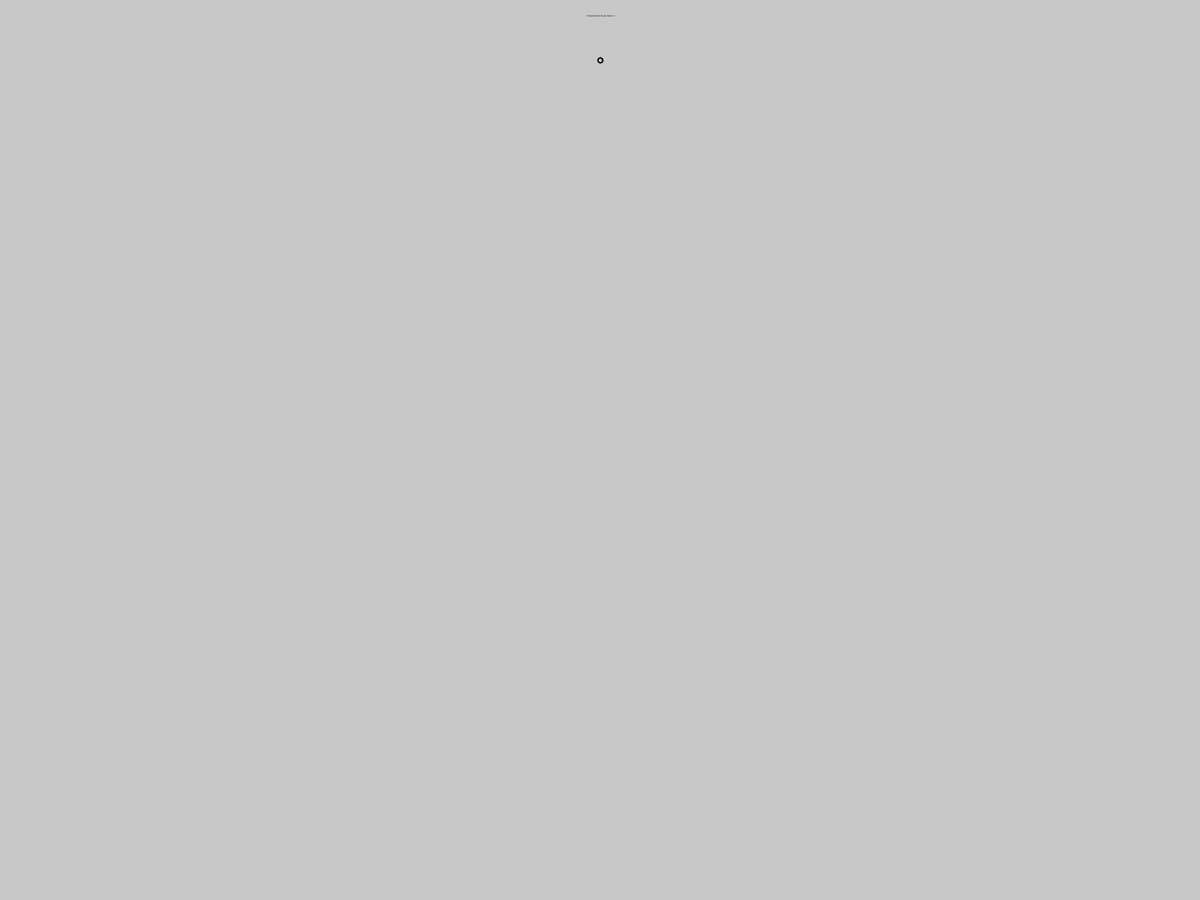
Frame 1 (no input)
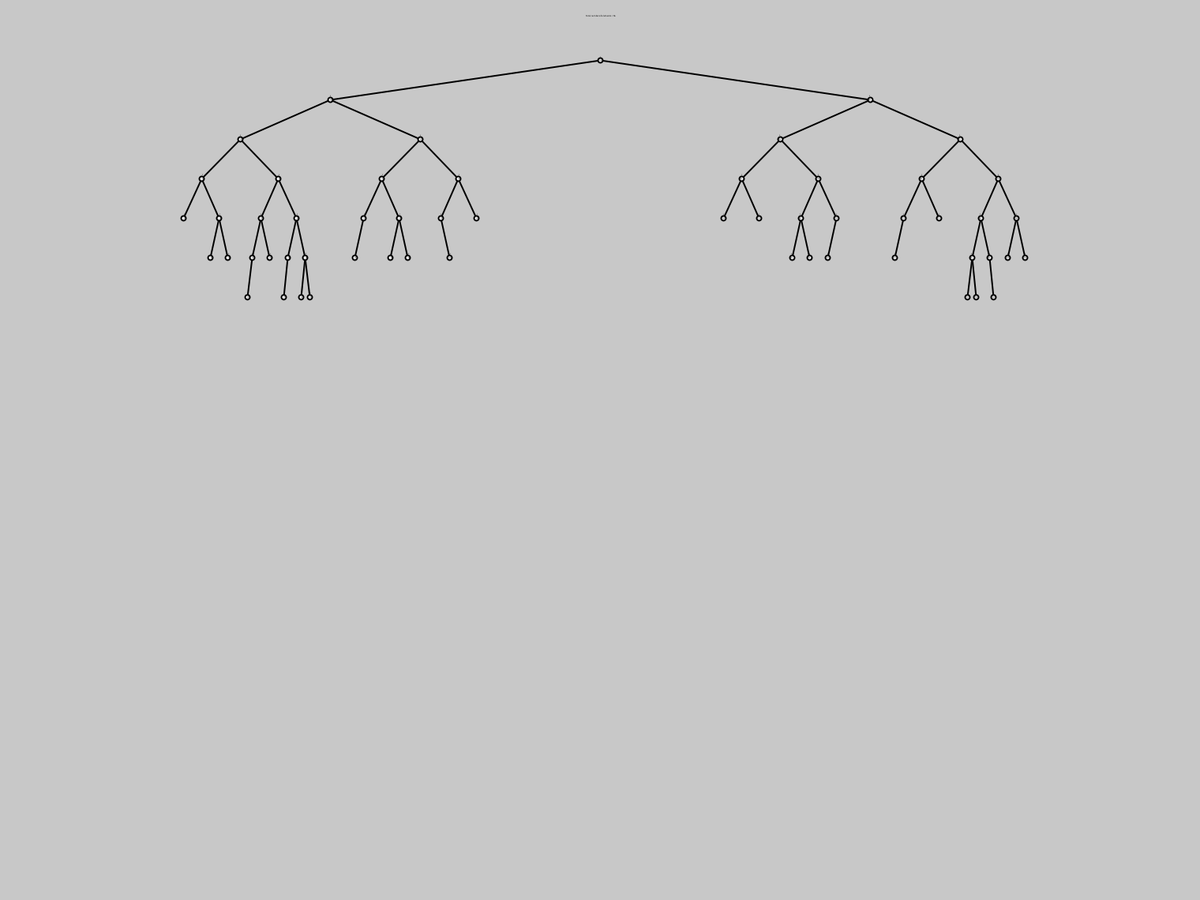
Frame 60 (the mouse pressed at the canvas centre just before this capture)
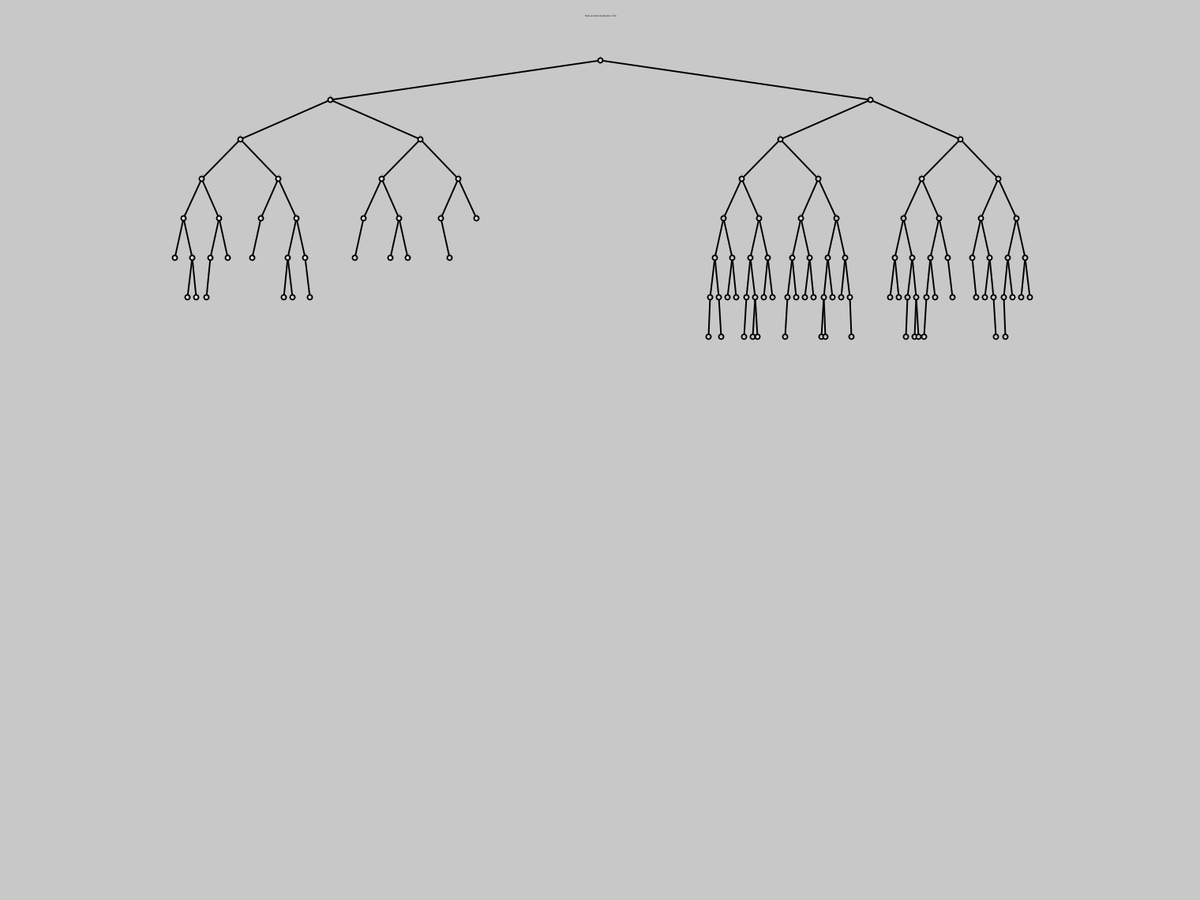
Frame 120 (the mouse held since frame 60 and released just before this capture)

The Processing sketch that drew these frames (run headless with seeded random() and noise(); from frame 60 on, the mouse is pressed at the canvas centre):

// Processing sketch: BST
// ── BST.pde

Node root;
float len;
float rad;
AVL tr;
boolean f = true;

void setup(){
  
  surface.setResizable(true);
  surface.setSize(int(displayWidth*0.95), int(displayHeight*0.95));
  surface.setLocation(0, 0);
  
  len = width*0.9/2;
  rad = width/400;
  
  tr = new AVL<Integer>();
  
  frameRate(60);
  
  draw();

}

void draw(){
  //for (int i = 0; i < 10; i++){
  background(200);
  translate(width/2, height/15);
  
  textAlign(CENTER, CENTER);
  
  textSize(rad);
  fill(0);
  text("Total number of elements = " + tr.total, 0, -height/20);
  
  strokeWeight(2);
  
  if (getH(tr.root) >= 20) return;
  
  drawNodes();
  
  if (f) initial();
  //}
}

void initial(){
  f = true;
  tr.insert(int(random(1, tr.total*10+100)));
  updateHeight(tr.root, 1);
}

void insert(int data){
  if (root == null) {
    root = new Node(data);
    return;
  }
  Node trav = root;
  while (true){
    if (data == trav.data) return;
    if (data > trav.data){
      if (trav.right == null){
        trav.right = new Node(data);
        trav.right.parent = trav;
        trav = trav.right;
        break;
      }else{
        trav = trav.right;
      }
    }else{
      if (trav.left == null){
        trav.left = new Node(data);
        trav.left.parent = trav;
        trav = trav.left;
        break;
      }else{
        trav = trav.left;
      }
    }
  }
  //updateHeight(root, 1);
}

void updateHeight(TreeNode node, int h){
  if (node == null) return;
  node.hh = h;
  updateHeight(node.left, h+1);
  updateHeight(node.right, h+1);
}

int getH(TreeNode node){
  if (node == null) return 0;
  else return node.h;
}

void check(TreeNode node){
  if (node == null) return;
  int h1 = getH(node.left);
  int h2 = getH(node.right);
  if (abs(h1 - h2) > 1) System.out.println(node.data);
  check(node.left);
  check(node.right);
}

void drawNodes(){
  //check(tr.root);
  drawLines(tr.root, 0, 0, 0, 0);
  drawNodes(tr.root, 0, 0, 0, 0);
}

void drawLines(TreeNode node, float x1, float y1, float x2, float y2){
  if (node == null) return;
  line(x1, y1, x2, y2);
  float pos = len/(pow(2, node.hh)-1)/2;
  drawLines(node.left, x1 - pos, y1 + 50, x1, y1);
  drawLines(node.right, x1 + pos, y1 + 50, x1, y1);
}

void drawNodes(TreeNode node, float x1, float y1, float x2, float y2){
  if (node == null) return;
  textSize(3*rad/4);
  node.show(x1, y1, rad);
  float pos = len/(pow(2, node.hh)-1)/2;
  drawNodes(node.left, x1 - pos, y1 + 50, x1, y1);
  drawNodes(node.right, x1 + pos, y1 + 50, x1, y1);
}

void mouseClicked(){
  f = true;
}

// ── AVL.pde


public class AVL<T extends Comparable<T>> extends BT<T> {

  @Override
  public TreeNode<T> insert(T data) {
    return this.reArrange(super.insert(data));
  }
  
  private TreeNode<T> reArrange(TreeNode<T> node){
    TreeNode<T> res = node;
    node = this.heightCheck(node);
    if (node == null) return res;
    TreeNode<T> z = node;
    TreeNode<T> y = this.getH(node.left) > this.getH(node.right) ? node.left : node.right;
    TreeNode<T> x = this.getH(y.left) > this.getH(y.right) ? y.left : y.right;
    TreeNode<T> pr = z.parent;
    if (z.left == y && y.left == x) {
      this.rotate(y, z, pr);
    }else if (z.right == y && y.right == x){
      this.rotate(z, y, pr);
    }else if (z.right == y && y.left == x) {
      this.rotate(x, y, z);
      this.rotate(z, x, pr);
    }else if (z.left == y && y.right == x) {
      this.rotate(y, x, z);
      this.rotate(x, z, pr);
    }
    this.heightCheck(res);
    return res;
  }
  
  private int getH(TreeNode<T> node) {
    return node == null ? 0 : node.h;
  }

  @Override
  public boolean delete(T data) {
    TreeNode<T> node = super.deleteN(data);
    if (node == null) return false;
    node = this.heightCheck(node);
    while (node != null) {
      TreeNode<T> z = node;
      TreeNode<T> y = this.getH(node.left) > this.getH(node.right) ? node.left : node.right;
      TreeNode<T> x = this.getH(y.left) > this.getH(y.right) ? y.left : y.right;
      TreeNode<T> pr = z.parent;
      if (z.left == y && y.left == x) {
        this.rotate(y, z, pr);
      }else if (z.right == y && y.right == x){
        this.rotate(z, y, pr);
      }else if (z.right == y && y.left == x) {
        this.rotate(x, y, z);
        this.rotate(z, x, pr);
      }else if (z.left == y && y.right == x) {
        this.rotate(y, x, z);
        this.rotate(x, z, pr);
      }
      node = this.heightCheck(pr);
    }
    return true;
  }
  
  private TreeNode<T> rotate(TreeNode<T> left, TreeNode<T> right, TreeNode<T> parent){
    if (left.parent == right) {
      right.setLeft(left.right);
      left.setRight(right);
      right.resetH();
      left.resetH();
      this.setChild(parent, right, left);
      return left;
    }else if(right.parent == left) {
      left.setRight(right.left);
      right.setLeft(left);
      right.resetH();
      left.resetH();
      this.setChild(parent, left, right);
      return right;
    }else {
      return null;
    }
  }

  private void setChild(TreeNode<T> parent, TreeNode<T> old, TreeNode<T> cur) {
    if (parent == null) {
      this.root = cur;
      cur.parent = null;
      return;
    }
    if (parent.left == old) parent.setLeft(cur);
    else parent.setRight(cur);
    parent.resetH();
  }

  private TreeNode<T> heightCheck(TreeNode<T> node){
    while (node != null) {
      int h1 = getH(node.left);
      int h2 = getH(node.right);
      if (Math.abs(h1 - h2) > 1) {
        break;
      }else {
        node.resetH();
      }
      node = node.parent;
    }
    return node;
  }
  
  @Override
  public boolean search(T data) {
    return super.search(data);
  }
  
}

// ── BT.pde


public class BT<T extends Comparable<T>> {
  
  protected TreeNode<T> root;
  
  protected int total = 0;
  
  public TreeNode<T> insert(T data) {
    if (this.root == null) {
      this.root = new TreeNode<T>(data);
      this.total++;
      return this.root;
    }else {
      TreeNode<T> trav = this.root;
      TreeNode<T> node = new TreeNode<T>(data);
      while (true) {
        if (trav.compareTo(node) == 0) return trav;
        else if (trav.compareTo(node) > 0) {
          if (trav.left == null) {
            this.total++;
            return trav.setLeft(node);
          }
          else trav = trav.left;
        }else {
          if (trav.right == null) {
            this.total++;
            return trav.setRight(node);
          }
          else trav = trav.right;
        }
      }
    }
  }
  
  public boolean delete(T data) {
    TreeNode<T> node = this.get(data);
    if (node == null) return false;
    if (node.left != null && node.right != null) {
      TreeNode<T> trav = node.left;
      while (trav.right != null) trav = trav.right;
      node.data = trav.data;
      this.delete(trav);
    }else {
      this.delete(node);
    }
    return true;
  }
  
  protected TreeNode<T> deleteN(T data){
    TreeNode<T> node = this.get(data);
    if (node == null) return null;
    if (node.left != null && node.right != null) {
      TreeNode<T> trav = node.left;
      while (trav.right != null) trav = trav.right;
      node.data = trav.data;
      return this.delete(trav);
    }else {
      return this.delete(node);
    }
  }
  
  protected TreeNode<T> delete(TreeNode<T> node) {
    if (node.parent == null) {
      if (node.left == null && node.right == null) {
        this.root = null;
      }else {
        if (node.left != null) {
          this.root = node.left;
        }else {
          this.root = node.right;
        }
      }
      return this.root;
    }
    if (node.left == null && node.right == null) {
      if (node.parent.left == node) {
        node.parent.left = null;
      }else {
        node.parent.right = null;
      }
      return node.parent;
    }else {
      if (node.left != null) {
        if (node.parent.left == node) {
          node.parent.left = node.left;
          node.left.parent = node.parent;
        }else {
          node.parent.right = node.left;
          node.left.parent = node.parent;
        }
        return node.left;
      }else {
        if (node.parent.left == node) {
          node.parent.left = node.right;
          node.right.parent = node.parent;
        }else {
          node.parent.right = node.right;
          node.right.parent = node.parent;
        }
        return node.right;
      }
    }
  }
  
  protected TreeNode<T> get(T data){
    TreeNode<T> trav = this.root;
    while (trav != null) {
      if (trav.data.compareTo(data) == 0) return trav;
      else if (trav.data.compareTo(data) > 0) trav = trav.left;
      else trav = trav.right;
    }
    return trav;
  }
  
  public boolean search(T data) {
    return this.get(data) == null ? false : true;
  }
  
  protected void pre(TreeNode<? extends Comparable<?>> root) {
    if (root == null) return;
    System.out.print(root.data+" ");
    pre(root.left);
    pre(root.right);
  }
  
}

// ── Node.pde
class Node {
  
  int data;
  Node parent, left, right;
  int h;
  
  public Node(int data){
    this.data = data;
    this.h = 1;
  }
  
  void show(float x, float y, float r){
    stroke(0);
    fill(255);
    circle(x, y, 2*r);
    fill(0);
    textAlign(CENTER, CENTER);
    text(this.data, x, y);
  }
  
}

// ── TreeNode.pde


public class TreeNode<T extends Comparable<T>> implements Comparable<TreeNode<T>>{

  protected T data;
  
  protected TreeNode<T> left, right, parent;
  
  protected int h;
  
  protected int hh;
  
  public TreeNode(T data) {
    this.data = data;
    this.h = 1;
    this.hh = 1;
  }
  
  @Override
  public int compareTo(TreeNode<T> o) {
    return this.data.compareTo(o.data);
  }
  
  public TreeNode<T> setLeft(TreeNode<T> node){
    if (node == null) {
      this.left = null;
      return null;
    }
    this.left = node;
    node.parent = this;
    return this.left;
  }
  
  public TreeNode<T> setRight(TreeNode<T> node){
    if (node == null) {
      this.right = null;
      return null;
    }
    this.right = node;
    node.parent = this;
    return this.right;
  }
  
  protected boolean isLeaf() {
    return this.left == null && this.right == null;
  }
  
  protected void resetH() {
    this.h = Math.max(getH(this.left), getH(this.right)) + 1;
  }
  
  private int getH(TreeNode<T> node) {
    return node == null ? 0 : node.h;
  }
  
  void show(float x, float y, float r){
    stroke(0);
    fill(255);
    circle(x, y, 2*r);
    fill(0);
    textAlign(CENTER, CENTER);
    text(String.valueOf(this.data), x, y);
    text(this.h, x, y-1.7*r);
  }
  
}
